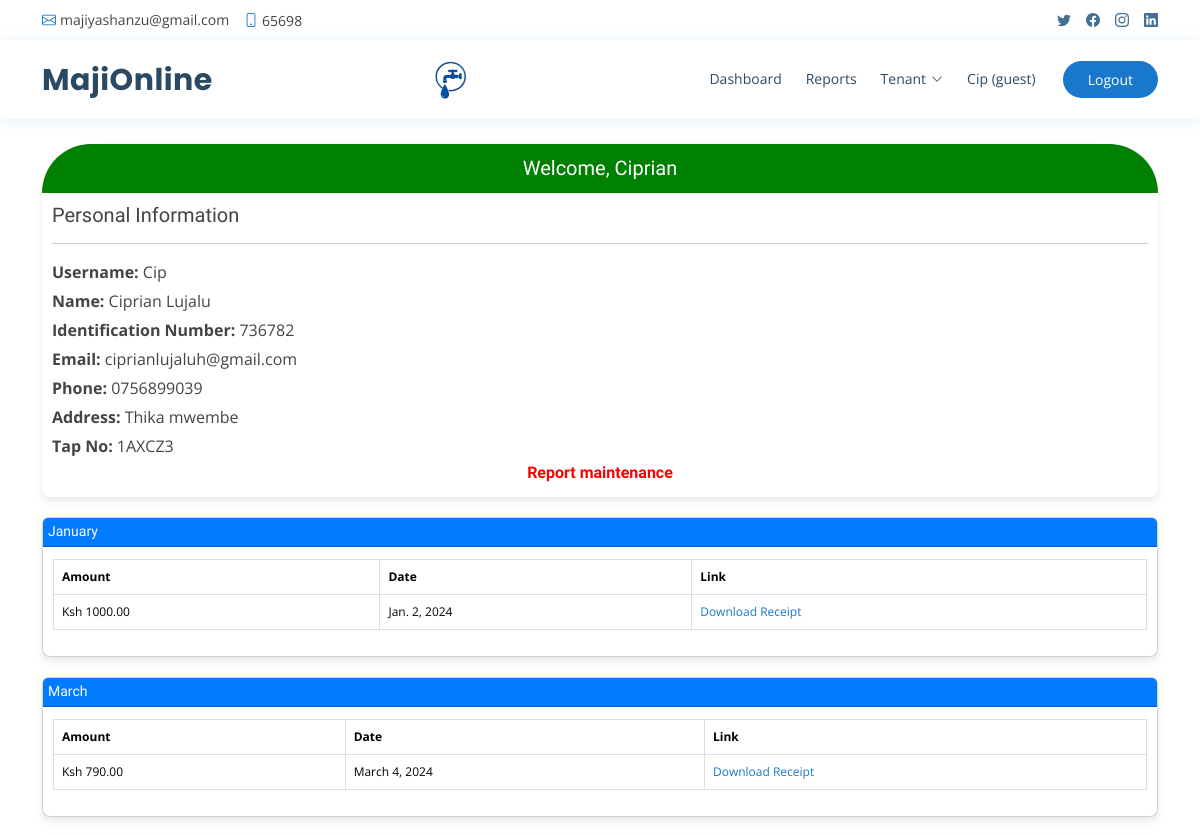
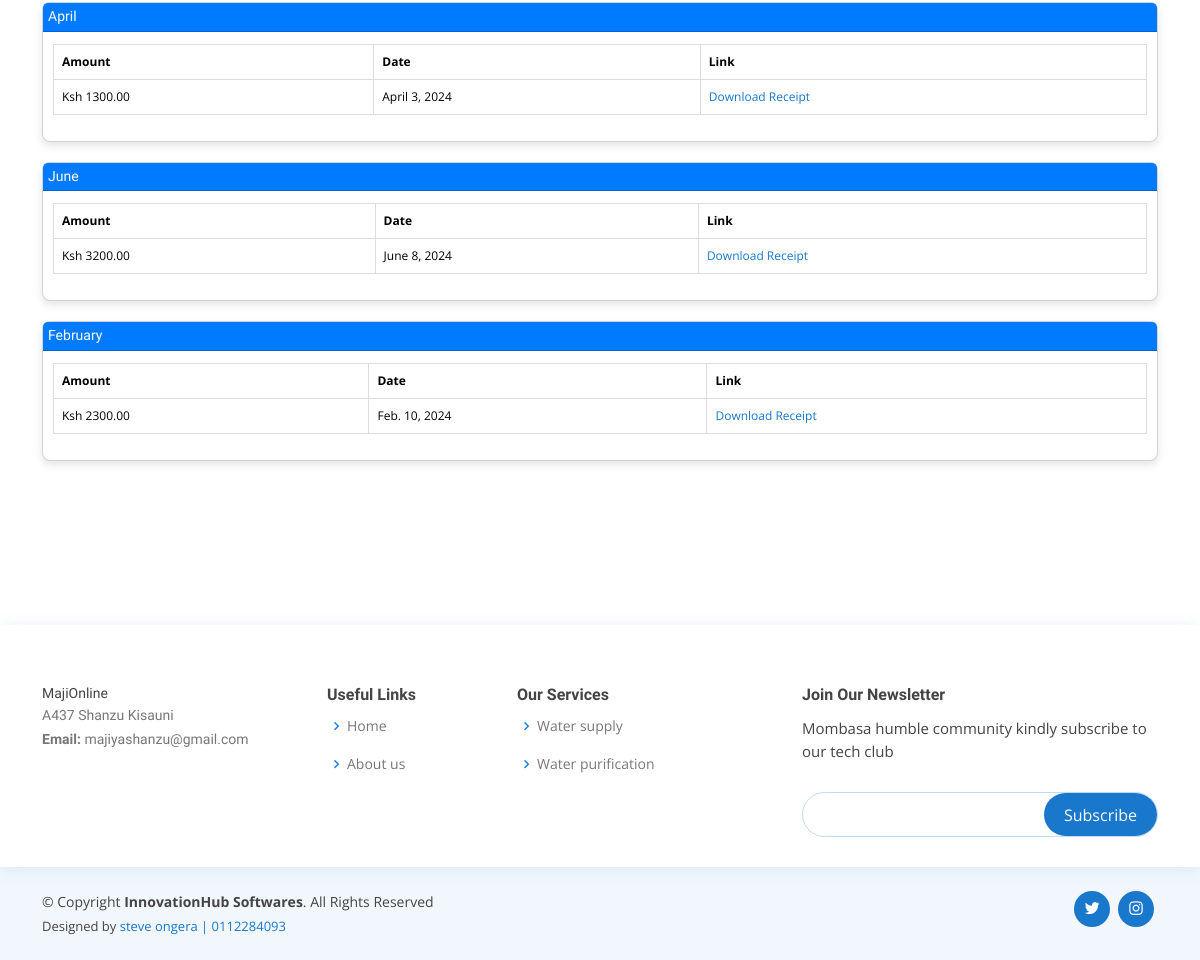
Screenshot of /dashboard/ (signed in) with the database file from the repository (2 pictures, top to bottom).
### Record/models.py (models this page shows, shortened)
class Profile(models.Model):
    USER_TYPE_CHOICES = [
        ('guest', 'Guest'),
        ('admin', 'Admin'),
        ('developer', 'Developer'),
    ]
    user = models.OneToOneField(User, on_delete=models.CASCADE)
    user_type = models.CharField(max_length=20, choices=USER_TYPE_CHOICES)

class Tenant(models.Model):
    user_name = models.CharField(max_length=100)
    identification_number = models.CharField(max_length=20, unique=True)
    first_name = models.CharField(max_length=100)
    last_name = models.CharField(max_length=100)
    email = models.EmailField()
    phone = models.CharField(max_length=20)
    address = models.TextField()
    avatar = models.ImageField(upload_to='media', default='media/avatar.svg')
    house = models.ForeignKey(House,  on_delete=models.CASCADE)
    tap_no = models.CharField(max_length=100 , null=True, blank=True)

class Month(models.Model):
    TERM_CHOICES = [
        ('January', 'January'),
        ('February', 'February'),
        ('March', 'March'),
        ('April', 'April'),
        ('May', 'May'),
        ('June', 'June'),
        ('July', 'July'),
        ('August', 'August'),
        ('September', 'September'),
        ('October', 'October'),
        ('November', 'November'),
        ('December', 'December'),
    ]
    name = models.CharField(max_length=10, choices=TERM_CHOICES)
    start_date = models.DateField()
    end_date = models.DateField()

class Payment(models.Model):
    tenant = models.ForeignKey(Tenant, on_delete=models.CASCADE)
    month = models.ForeignKey(Month, on_delete=models.CASCADE)
    amount = models.DecimalField(max_digits=10, decimal_places=2)
    mpesa_code=models.CharField(max_length=100)
    date_paid = models.DateField()
    class Meta:
        unique_together = ('tenant', 'month')

### Record/views.py (the view)
# urls.py: path('dashboard/', views.dashboard, name='dashboard'),
@login_required
@user_passes_test(lambda u: u.profile.user_type == 'guest')
def dashboard(request):
    tenant = Tenant.objects.filter(user_name=request.user.username).first()
    if not tenant:
        return render(request, 'error_404.html', {'user': request.user})
    payments = Payment.objects.filter(tenant=tenant)
    months = Month.objects.filter(payment__in=payments).distinct()
    month_payments_map = {}
    for month in months:
        month_payments_map[month] = payments.filter(month=month)
    context = {
        'tenant': tenant,
        'month_payments_map': month_payments_map,
    }
    return render(request, 'dashboard.html', context)

### templates/dashboard.html (shortened to what this page needs)
{% extends 'base.html' %}
{% block content %}
<body>
    <br>
    <br>
    <br>
    <br>
    <br>
    <br>
    <div class="container">
        <div class="cardx">
            <div class="card-headerx">
                <h4>Welcome, {{ tenant.first_name }}</h4>
            </div>
            <div class="card-body">
                <h5>Personal Information</h5>
                 <hr>
                <p><strong>Username:</strong> {{ tenant.user_name }}</p>
                <p><strong>Name:</strong> {{ tenant.first_name }}  {{ tenant.last_name }}</p>
                <p><strong>Identification Number:</strong> {{ tenant.identification_number }}</p>
                <p><strong>Email:</strong> {{ tenant.email }}</p>
                <p><strong>Phone:</strong> {{ tenant.phone }}</p>
                <p><strong>Address:</strong> {{ tenant.address }}</p>
                <p><strong>Tap No:</strong> {{ tenant.tap_no }}</p>
                <h6><a class="nav-link scrollto"  href="{% url 'maintenance_request_create' tenant.id %}">Report maintenance</a> </h6>
            </div>
        </div>
        {% for month, payments in month_payments_map.items %}
            <div class="card">
                <div class="card-header">
                    <h3>{{ month.name }}</h3>
                </div>
                <div class="card-body">
                    {% if payments %}
                        <div class="table-responsive">
                            <table class="table">
                                <thead>
                                    <tr>
                                        <th>Amount</th>
                                        <th>Date</th>
                                        <th> Link </th>
                                    </tr>
                                </thead>
                                <tbody>
                                    {% for payment in payments %}
                                        <tr>
                                            <td>Ksh {{ payment.amount }}</td>
                                            <td>{{ payment.date_paid }}</td>
                                            <td>   <a href="{% url 'download_receipt' payment.id %}">Download Receipt</a> </td>
                                        </tr>
                                    {% empty %}
                                        <tr>
                                            <td colspan="2" class="no-payments">No payments made for this month.</td>
                                        </tr>
                                    {% endfor %}
                                </tbody>
                            </table>
                        </div>
                    {% else %}
                        <p class="no-payments">No payment history available for this month.</p>
                    {% endif %}
                </div>
            </div>
        {% endfor %}
    </div>
</body>
</html>
{% endblock%}

### templates/navbar.html (shortened to what this page needs)
{% load static %}
<div id="topbar" class="d-flex align-items-center fixed-top">
    <div class="container d-flex justify-content-between">
      <div class="contact-info d-flex align-items-center">
        <i class="bi bi-envelope"></i> <a href="mailto:majiyashanzu@gmail.com">majiyashanzu@gmail.com</a>
        <i class="bi bi-phone"></i> 65698
      </div>
      <div class="d-none d-lg-flex social-links align-items-center">
        <a href="#" class="twitter"><i class="bi bi-twitter"></i></a>
        <a href="#" class="facebook"><i class="bi bi-facebook"></i></a>
        <a href="#" class="instagram"><i class="bi bi-instagram"></i></a>
        <a href="#" class="linkedin"><i class="bi bi-linkedin"></i></i></a>
      </div>
    </div>
  </div>
  <header id="header" class="fixed-top">
    <div class="container d-flex align-items-center">
      <h1 class="logo me-auto"><a href="{% url 'home'%}">MajiOnline</a></h1>
      <a href="{% url 'home'%}" class="logo me-auto"><img src="{% static 'assets/img/logotap.png'%}" alt="xx" class="img-fluid"></a>
      <nav id="navbar" class="navbar order-last order-lg-0">
        <ul>
          {% if request.user.is_authenticated %}
          {% with profile=request.user.profile %}
          {% if profile.user_type == 'guest' %}
            <li><a class="nav-link scrollto" href="{% url 'dashboard' %}">Dashboard</a></li>
            <li><a class="nav-link scrollto" href="{% url 'maintenance_request_list' %}">Reports</a></li>
            {% elif profile.user_type == 'developer' %}
            <li><a class="nav-link scrollto" href="{% url 'admin_dashboard' %}">Admin Panel</a></li>
            <li> <a class="nav-link scrollto" href="{% url 'payment_status'%}"> Record </a> </li>
            <li> <a class="nav-link scrollto" href="{% url 'search_tenant'%}"> Search  </a> </li>
            {% endif %}
            {% endwith %}
            {% endif %}
            {% if request.user.is_authenticated %}
            {% with profile=request.user.profile %}
            {% if profile.user_type == 'admin' %}
            <li class="dropdown"><a href="#"><span>Admin</span> <i class="bi bi-chevron-down"></i></a>
              <ul>
                <li><a href="{% url 'add_payment'%}" >Add Record</a></li>
                <li><a href="{% url 'maintenance_request_list'%}">Maintenance List </a></li>
                <li><a href="{% url 'tenant_list'%}">Tenants (profile)</a></li>
                <li><a href="{% url 'user_list'%}">Tenants  (Database)</a></li>
                <li><a href="{% url 'house_list'%}">House </a></li>
              </ul>
            </li>
            {% elif profile.user_type == 'guest' %}
            <li class="dropdown"><a href="#"><span>Tenant</span> <i class="bi bi-chevron-down"></i></a>
            </li>
            {% endif %}
            {% endwith %}
            {% endif %}
            {% if user.is_authenticated %}
          <li><a class="nav-link scrollto" href="#">{{ user.username }} ({{ user.profile.user_type }})</a></li>
                {% else %}
                    <li><a  class="getstarted scrollto" href="{% url 'login' %}">Login</a></li>
            {% endif %}
          </ul>
      </nav>
      {% if user.is_authenticated %}
      <a href="{% url 'logout'%}" class="appointment-btn scrollto">Logout</a>
      {% else %}
      <a href="{% url 'register'%}" class="appointment-btn scrollto"><span class="d-none d-md-inline"></span>Register</a>
      {% endif %}
    </div>
  </header>

### static/assets/css/style.css (style rules this page uses)
body { font-family: "Open Sans", sans-serif; color: #444444; }
a { color: #1977cc; text-decoration: none; }
h1, h2, h3, h4, h5, h6 { font-family: "Raleway", sans-serif; }
#topbar { background: #fff; height: 40px; font-size: 14px; transition: all 0.5s; z-index: 996; }
#topbar .contact-info a { line-height: 1; color: #444444; transition: 0.3s; }
#topbar .contact-info i { color: #1977cc; padding-right: 4px; margin-left: 15px; line-height: 0; }
#topbar .contact-info i:first-child { margin-left: 0; }
#topbar .social-links a { color: #437099; padding-left: 15px; display: inline-block; line-height: 1px; transition: 0.3s; }
#topbar .social-links a:first-child { border-left: 0; }
#header { background: #fff; transition: all 0.5s; z-index: 997; padding: 15px 0; top: 40px; box-shadow: 0px 2px 15px rgba(25, 119, 204, 0.1); }
#header .logo { font-size: 30px; margin: 0; padding: 0; line-height: 1; font-weight: 700; letter-spacing: 0.5px; font-family: "Poppins", sans-serif; }
#header .logo a { color: #2c4964; }
#header .logo img { max-height: 40px; }
.appointment-btn { margin-left: 25px; background: #1977cc; color: #fff; border-radius: 50px; padding: 8px 25px; white-space: nowrap; transition: 0.3s; font-size: 14px; display: inline-block; }
.navbar { padding: 0; }
.navbar ul { margin: 0; padding: 0; display: flex; list-style: none; align-items: center; }
.navbar li { position: relative; }
.navbar>ul>li { position: relative; white-space: nowrap; padding: 8px 0 8px 20px; }
.navbar a, .navbar a:focus { display: flex; align-items: center; justify-content: space-between; font-size: 14px; color: #2c4964; white-space: nowrap; transition: 0.3s; border-bottom: 2px solid #fff; padding: 5px 2px; }
.navbar a i, .navbar a:focus i { font-size: 12px; line-height: 0; margin-left: 5px; }

### templates/dashboard.html (style rules this page uses)
.card { background-color: #fff; border-radius: 8px; box-shadow: 0 4px 8px rgba(0,0,0,0.1); margin-bottom: 20px; }
.cardx { background-color: #fff; border-top-left-radius: 58px; border-top-right-radius: 58px; border-bottom-left-radius: 8px; border-bottom-right-radius: 8px; box-shadow: 0 4px 8px rgba(0,0,0,0.1); margin-bottom: 20px; }
.card-headerx { background-color: green; color: #fff; padding: 12px; border-top-left-radius: 58px; border-top-right-radius: 58px; display: flex; align-items: center; justify-content: center; }
.card-header { background-color: #007bff; color: #fff; padding: 5px; border-top-left-radius: 8px; border-top-right-radius: 8px; }
.card-body { padding: 10px; }
h3 { margin-bottom: 1px; font-size:14px; }
h4 { margin-bottom: 1px; font-size:20px; }
h5 { margin-bottom: 10px; }
p { margin-bottom: 5px; }
table { width: 100%; border-collapse: collapse; margin-top: 2px; }
th, td { border: 1px solid #ddd; padding: 1px; text-align: left; font-size: 12px; }
th { background-color: #f2f2f2; }
h6 { margin-bottom: 5px; color:red; display: flex; align-items: center; justify-content: center; font-weight: bold; }

### rows the page displays
Tenant: first_name "Ciprian", user_name "Cip", last_name "Lujalu", identification_number "736782", email "ciprianlujaluh@gmail.com", phone "0756899039", address "Thika mwembe", tap_no "1AXCZ3"
Month: name "January"
Payment: amount "1000.00", date_paid "Jan. 2, 2024"
Month: name "March"
Payment: amount "790.00", date_paid "March 4, 2024"
Month: name "April"
Payment: amount "1300.00", date_paid "April 3, 2024"
Month: name "June"
Payment: amount "3200.00", date_paid "June 8, 2024"
Month: name "February"
Payment: amount "2300.00", date_paid "Feb. 10, 2024"

### other values shown
{{ user.username }} "Cip"
{{ user.profile.user_type }} "guest"
